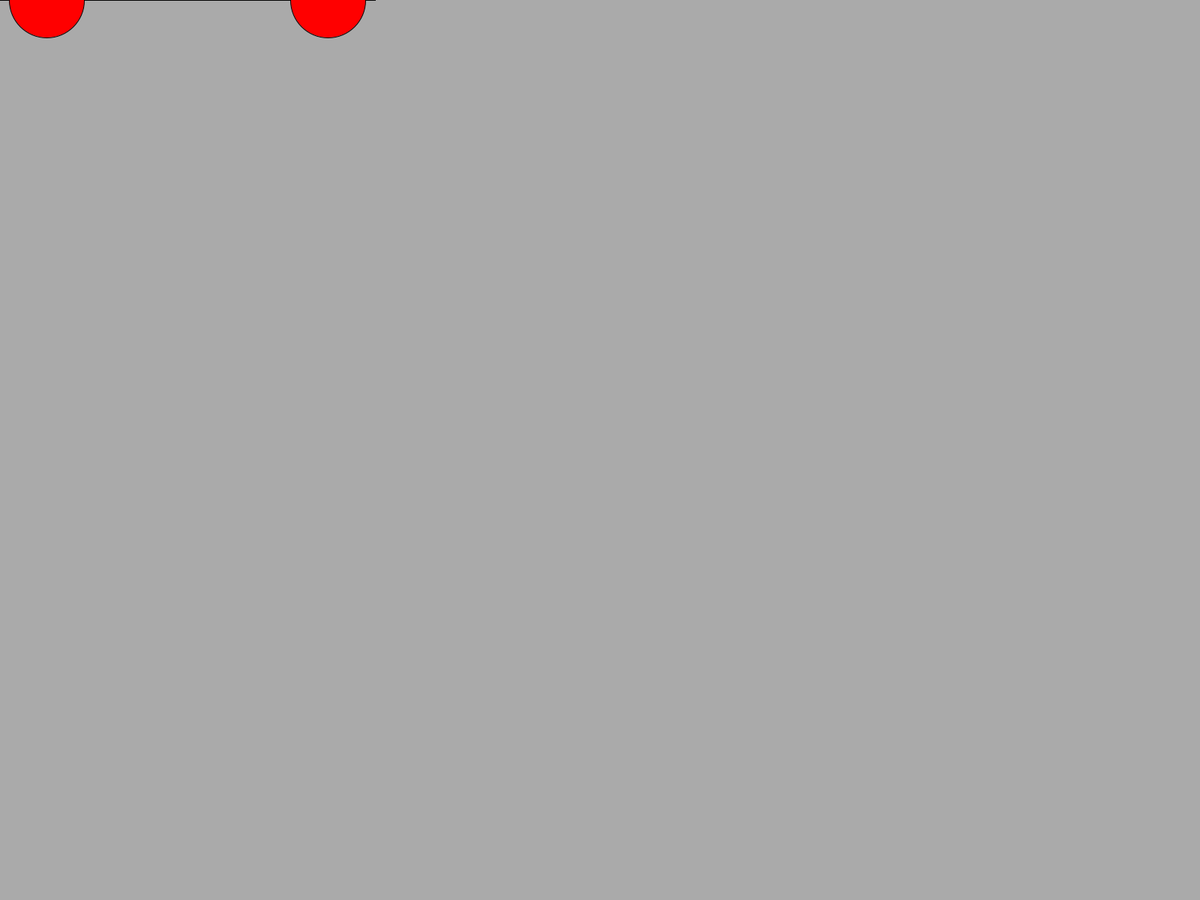
Frame 1 (no input)
Frame 60 (the mouse pressed at the canvas centre just before this capture): identical to frame 1, image omitted
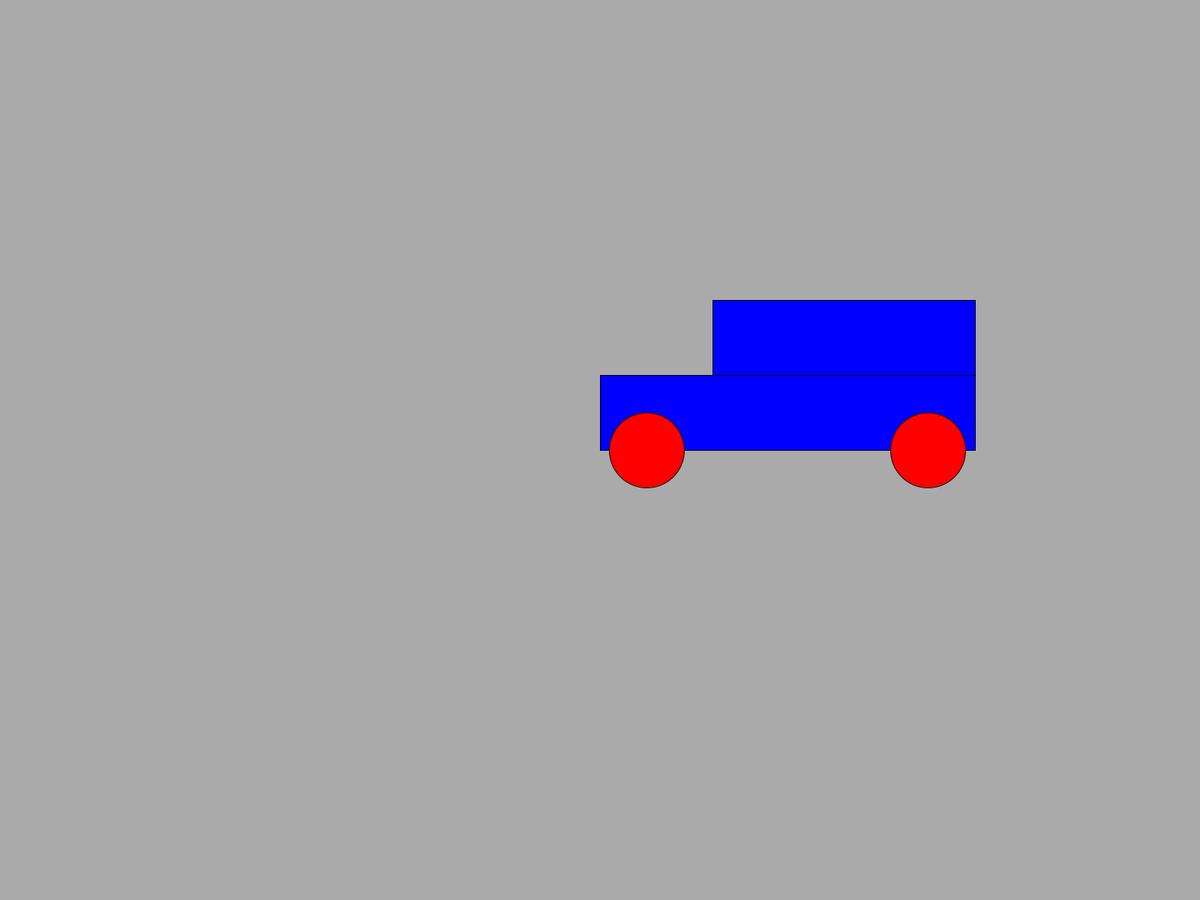
Frame 120 (the mouse held since frame 60 and released just before this capture)

The Processing sketch that drew these frames (run headless with seeded random() and noise(); from frame 60 on, the mouse is pressed at the canvas centre):

// Processing sketch: CarFactory
// ── CarFactory.pde

CarWheel red42 = new CarWheel(20, 255,0,0);
Chassis blueChassis = new Chassis(500, 200, 0.7, 0.3, 0, 0, 255);
Car myCar = new Car(red42, red42, blueChassis, 500);

void setup()
{
  fullScreen();
}

void draw()
{
  background(170);
  myCar.drawCar(mouseX, mouseY);
}

// ── Car.pde
class Car
{
  private CarWheel frontWheel;
  private CarWheel backWheel;
  private Chassis chassis;
  private float fWX;
  private float bWX;
  
  Car(CarWheel fW, CarWheel bW, Chassis ch, float carLength)
  {
    frontWheel = fW;
    backWheel = bW;
    chassis = ch;
    fWX = 0.125*carLength;
    bWX = carLength - fWX;
  }
  
  public void drawCar(float x, float y)
  {
    chassis.drawChassis(x, y);
    frontWheel.drawWheel(x + fWX, y);
    backWheel.drawWheel(x + bWX, y);
  }
  
  
  
}

// ── CarWheel.pde
class CarWheel
{
  private final float wheelRadius;
  private final int colorR;
  private final int colorG;
  private final int colorB;
  
  CarWheel(float wheelDiameter, int colorR, int colorG, int colorB)
  {
    this.colorR = colorR;
    this.colorG = colorG;
    this.colorB = colorB;
    this.wheelRadius = wheelDiameter*0.5*10;
  }
  
  void drawWheel(float x, float y)
  {
    fill(colorR, colorG, colorB);
    circle(x, y, wheelRadius);
  }
}

// ── Chassis.pde
class Chassis
{
  private float bottomCornerX;
  private float bottomCornerY;
  private float bottomHeight;
  private float bottomWidth;
  private float topCornerX;
  private float topCornerY;
  private float topHeight;
  private float topWidth;
  private int cR;
  private int cG;
  private int cB;
  
  public Chassis(float carLength, float carHeight, float cabinRatio, float cabinPos, int cR, int cG, int cB)
  {
    this.cR = cR;
    this.cG = cG;
    this.cB = cB;
    bottomCornerX = 0;
    bottomCornerY = -0.5*carHeight;
    bottomWidth = carLength;
    bottomHeight = 0.5*carHeight;
    topCornerX = cabinPos * carLength;
    topCornerY = -carHeight;
    topWidth = cabinRatio*carLength;
    topHeight = 0.5*carHeight;
  }
  
  public void drawChassis(float x, float y)
  {
    fill(cR, cG, cB);
    rect(bottomCornerX + x, bottomCornerY + y, bottomWidth, bottomHeight);
    rect(topCornerX + x, topCornerY + y, topWidth, topHeight);
  }
}
